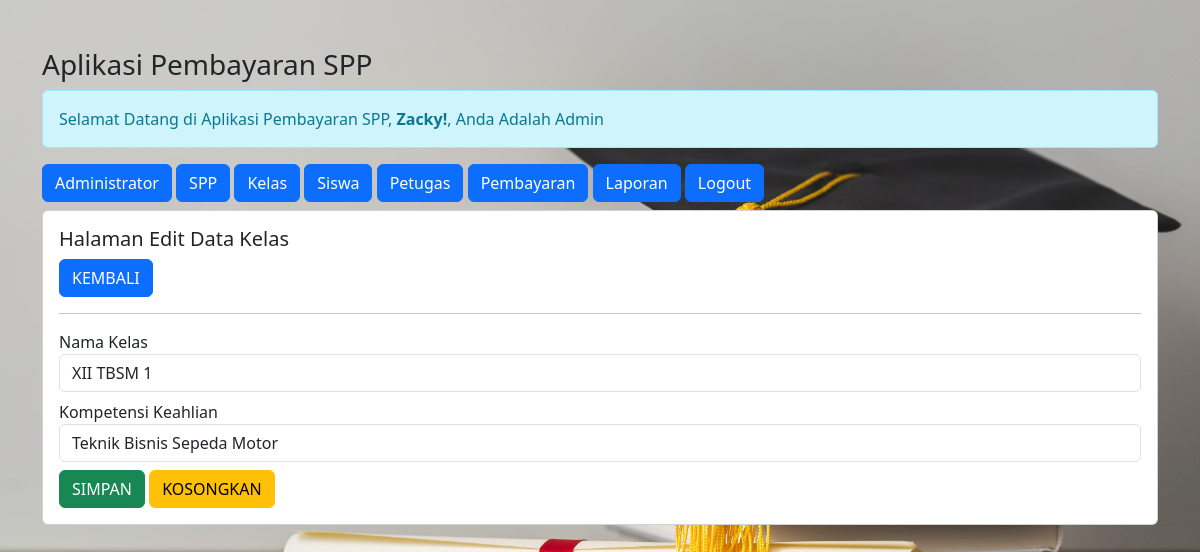
The page /admin/admin.php?url=edit-kelas&id_kelas=15 (signed in) on the database its author committed.
### tables this page shows
CREATE TABLE `kelas` (
  `id_kelas` int(11) NOT NULL,
  `nama_kelas` varchar(15) NOT NULL,
  `kompetensi_keahlian` varchar(50) NOT NULL
);

### admin/edit-kelas.php (the view)
<?php
$id_kelas = $_GET['id_kelas'];
include '../koneksi.php';
$sql = "SELECT * FROM kelas WHERE id_kelas = '$id_kelas'";
$query = mysqli_query($koneksi, $sql);
$data = mysqli_fetch_array($query);
?>
<h5>Halaman Edit Data Kelas</h5>
<a href="?url=kelas" class="btn btn-primary"> KEMBALI </a>
<hr>
<form method="post" action="?url=proses-edit-kelas&id_kelas=<?= $id_kelas; ?>">
    <div class="form-group mb-2">
        <label>Nama Kelas</label>
        <input value="<?= $data['nama_kelas'] ?>" type="text" name="nama_kelas" class="form-control" required>
    </div>
    <div class="form-group mb-2">
        <label>Kompetensi Keahlian</label>
        <input value="<?= $data['kompetensi_keahlian'] ?>" type="text" name="kompetensi_keahlian" class="form-control" required>
    </div>
    <div class="form-group">
        <button type="submit" class="btn btn-success"> SIMPAN </button>
        <button type="reset" class="btn btn-warning"> KOSONGKAN </button>
    </div>
</form>

### admin/admin.php (style rules this page uses)
body { background-image: url(../img/bg.jpg); background-size: 100%; }

### rows shown on the page
kelas: nama_kelas "XII TBSM 1", kompetensi_keahlian "Teknik Bisnis Sepeda Motor"

### other values the page prints
$_SESSION['nama_petugas'] "Zacky"
